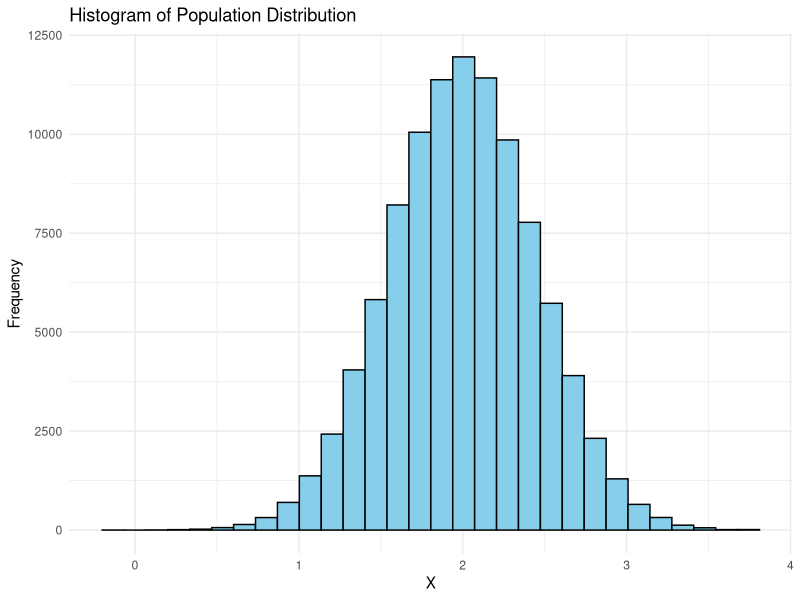
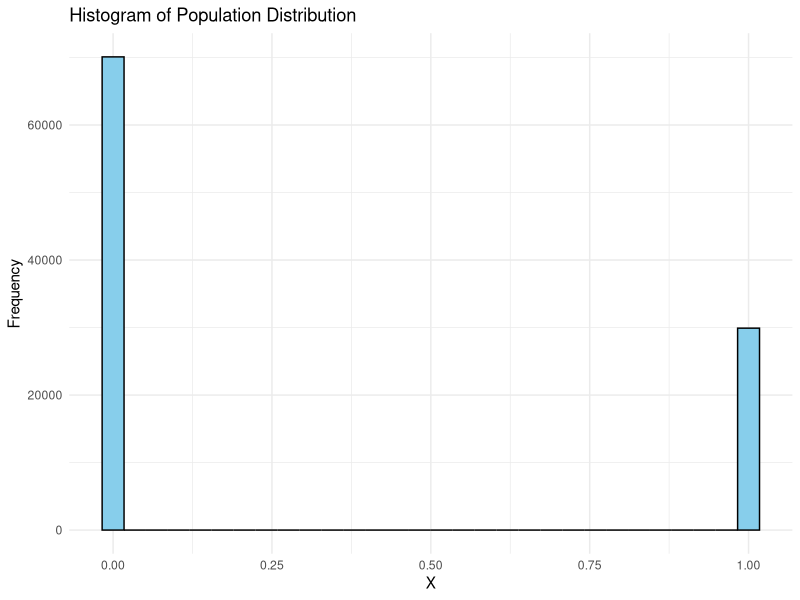
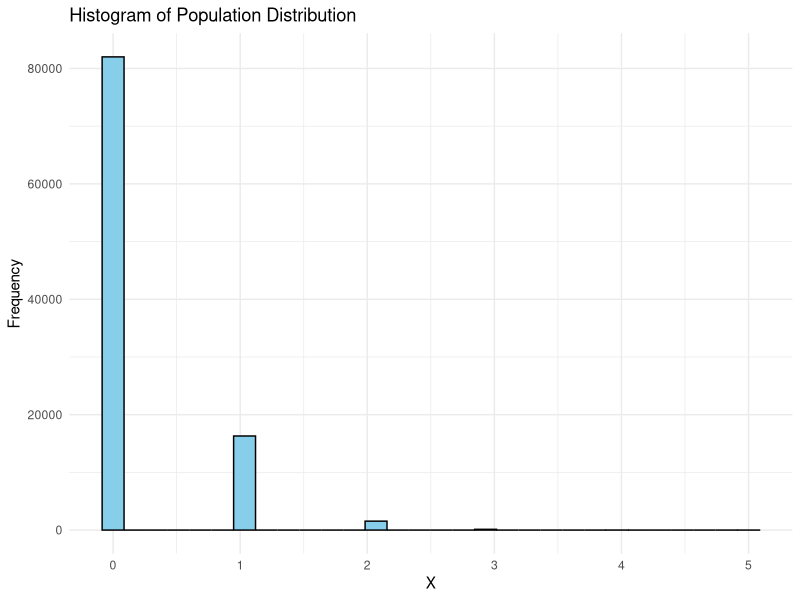
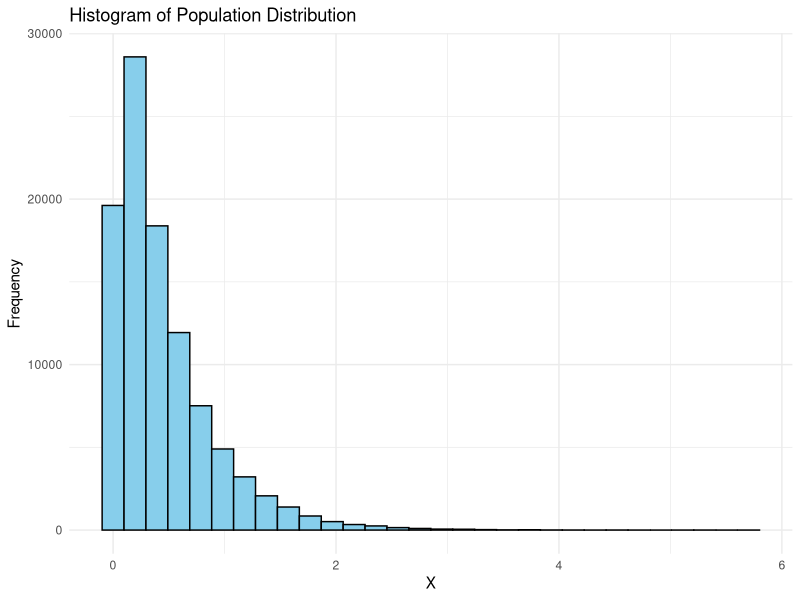
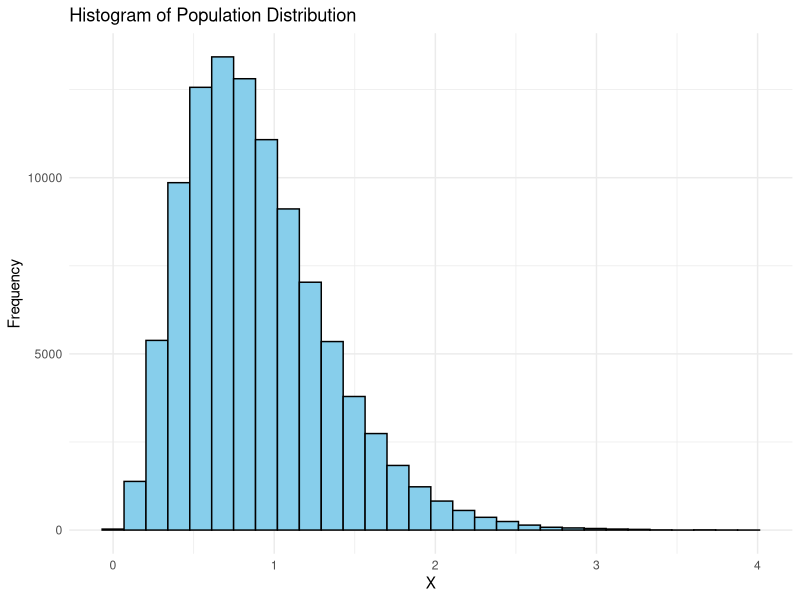

The R script that drew these images, in order:
## ---- chunk 1
knitr::opts_chunk$set(echo = TRUE)
library(ggplot2)
library(dplyr)
## ---- chunk 2
sigma <- 0.447
N <- 100000
n = 500
pop <- rnorm(N, mean=2, sd=sigma)
df = data.frame(X=pop)

ggplot(df, aes(x = X)) + 
  geom_histogram(bins = 30, fill = "skyblue", color = "black") +
  labs(title = "Histogram of Population Distribution",
       x = "X",
       y = "Frequency") +
  theme_minimal()
## ---- chunk 3
N <- 100000
n = 500
prob = 0.3
pop <- rbinom(N, 1, prob)

df = data.frame(X=pop)

ggplot(df, aes(x = X)) + 
  geom_histogram(bins = 30, fill = "skyblue", color = "black") +
  labs(title = "Histogram of Population Distribution",
       x = "X",
       y = "Frequency") +
  theme_minimal()
## ---- chunk 4
sigma <- 0.447
N <- 100000
n = 500
lambda_pois <- sigma^2
pop <- rpois(N, lambda = lambda_pois)

df = data.frame(X=pop)

ggplot(df, aes(x = X)) + 
  geom_histogram(bins = 30, fill = "skyblue", color = "black") +
  labs(title = "Histogram of Population Distribution",
       x = "X",
       y = "Frequency") +
  theme_minimal()
## ---- chunk 5
N <- 100000
sigma <- 0.447
lambda_exp <- 1 / sigma
pop <- rexp(N, rate = lambda_exp)

df = data.frame(X=pop)

ggplot(df, aes(x = X)) + 
  geom_histogram(bins = 30, fill = "skyblue", color = "black") +
  labs(title = "Histogram of Population Distribution",
       x = "X",
       y = "Frequency") +
  theme_minimal()
## ---- chunk 6
sigma <- 0.447
n = 500
N <- 100000
alpha_gamma <- 4  
beta_gamma <- sqrt(alpha_gamma) / sigma
pop <- rgamma(N, shape = alpha_gamma, rate = beta_gamma)

df = data.frame(X=pop)

ggplot(df, aes(x = X)) + 
  geom_histogram(bins = 30, fill = "skyblue", color = "black") +
  labs(title = "Histogram of Population Distribution",
       x = "X",
       y = "Frequency") +
  theme_minimal()
## ---- chunk 7
#
#
#


## ---- chunk 8
#
#
#

## ---- chunk 9
#
#
#

## ---- chunk 10
#
#
#

## ---- chunk 11
#
#
#

## ---- chunk 12
#
#
#

## ---- chunk 13

#
#
#

## ---- chunk 14

#
#
#

## ---- chunk 15

#
#
#

